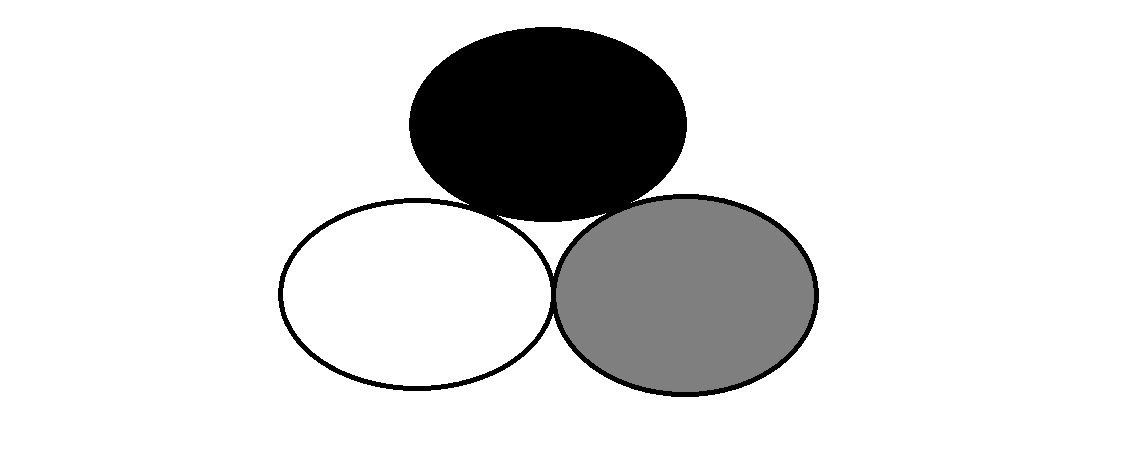
#> input picture circle.jpg, 1139 x 460 px, found by its file name
$ python 'img1&Ft_phase.py'
#> lines starting #> are read from the running program, lines starting #| are printed output that depends on the picture
import cv2
import numpy as np
from matplotlib import pyplot as plt

img = cv2.imread('C:\\Users\\mas\Desktop\\circle.jpg')
#> img is the input picture: shape (460, 1139, 3); min 0, max 255, mean 221.3
f = np.fft.fft2(img)
fshift = np.fft.fftshift(f)
phase_spectrum = np.angle(fshift)
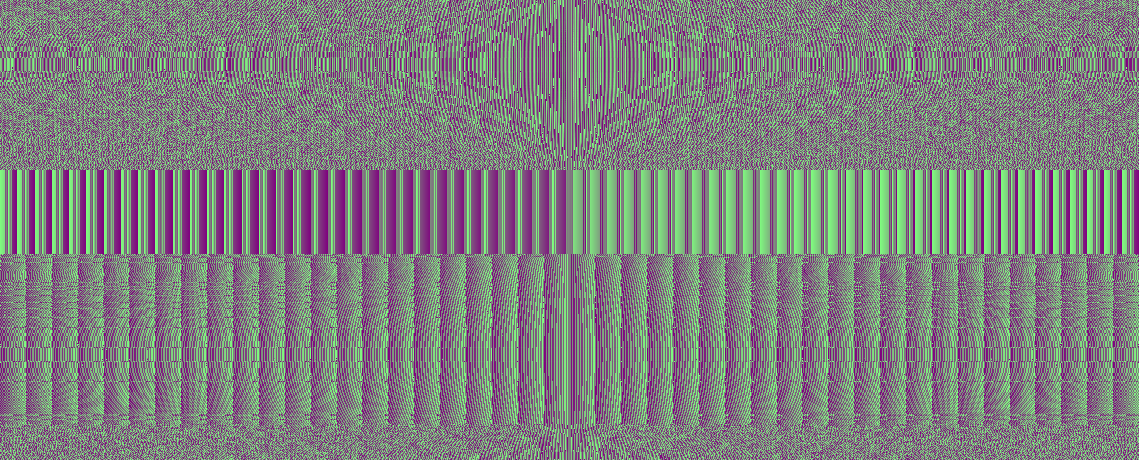
#> phase_spectrum: shape (460, 1139, 3) float64; mean of channels 0, 1, 2 0, 0.0232, 0; drawn with min black and max white

plt.subplot(121),plt.imshow(img, cmap = 'gray')
plt.title('Input Image'), plt.xticks([]), plt.yticks([])
plt.subplot(122),plt.imshow(phase_spectrum, cmap = 'gray')
plt.title('Phase Spectrum'), plt.xticks([]), plt.yticks([])
plt.show()
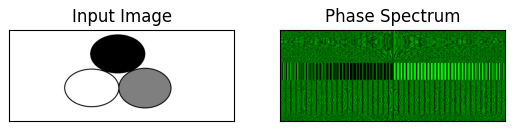
#> figure drawn by matplotlib, 2 panels

$ run again, with phantomFtMagnitude.jpg copied over circle.jpg
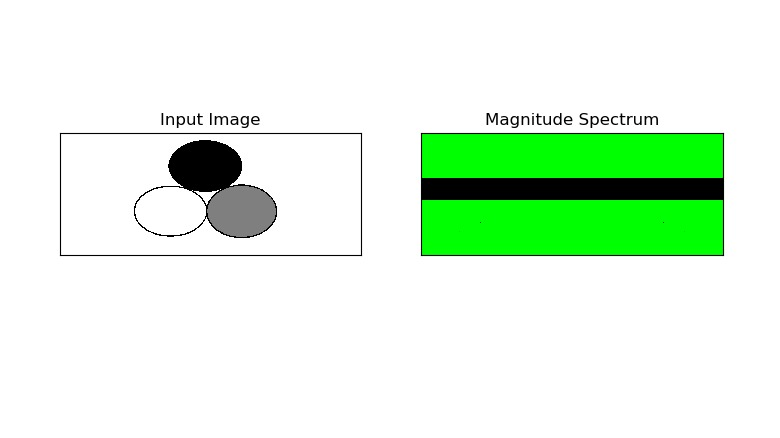
#> input picture phantomFtMagnitude.jpg, 780 x 438 px, found by its file name
#> img is the input picture: shape (438, 780, 3); mean B, G, R 222.4, 244.3, 222.3
#> `phase_spectrum = np.angle(fshift)`:
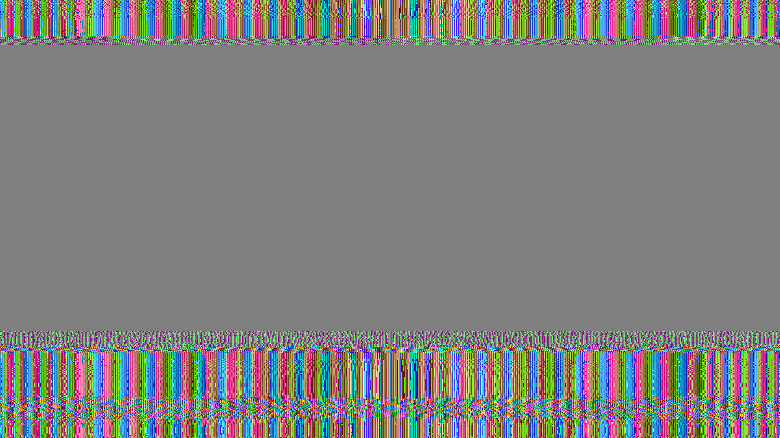
#> phase_spectrum: shape (438, 780, 3) float64; mean of channels 0, 1, 2 0.0022, 5.85e-05, -0.00224; drawn with min black and max white
#> `plt.show()`:
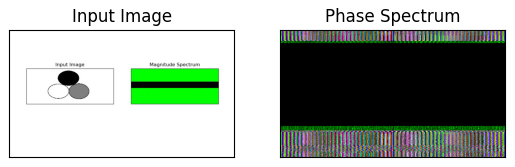
#> figure drawn by matplotlib, 2 panels; B, G, R data is drawn as R, G, B

$ run again, with phantomFtPhase.jpg copied over circle.jpg
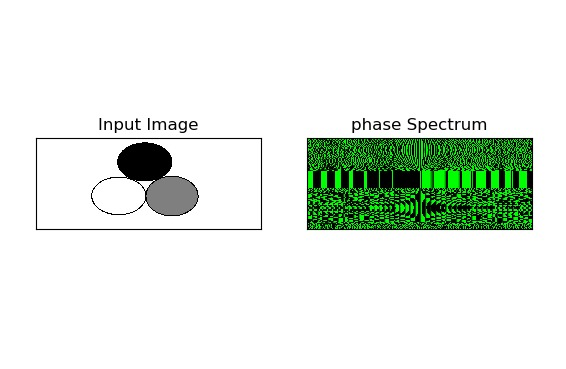
#> input picture phantomFtPhase.jpg, 566 x 369 px, found by its file name
#> img is the input picture: shape (369, 566, 3); mean B, G, R 226.8, 234.8, 226.7
#> `phase_spectrum = np.angle(fshift)`:
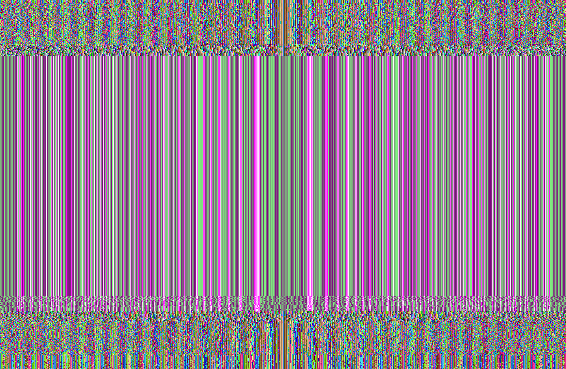
#> phase_spectrum: shape (369, 566, 3) float64; mean of channels 0, 1, 2 0.505, 0.0203, 0.508; drawn with min black and max white
#> `plt.show()`:
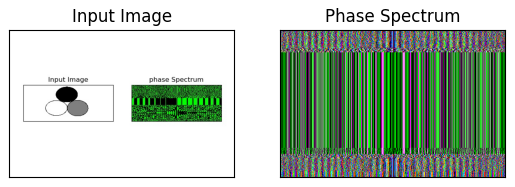
#> figure drawn by matplotlib, 2 panels; B, G, R data is drawn as R, G, B
